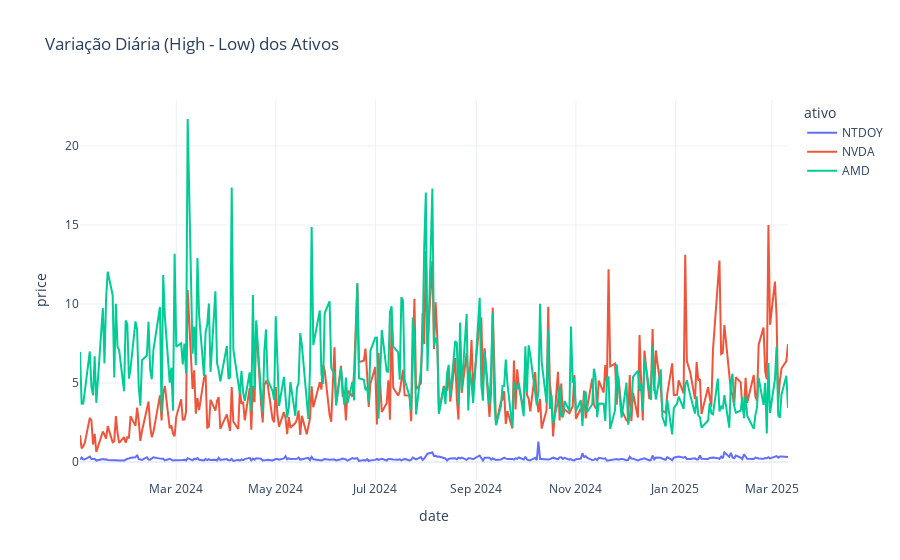

The cell this chart's notebook holds for it:
### Code cell
high_low_df = data['High-Low'].stack().reset_index()
high_low_df.columns = ['date', 'ativo', 'price'] 

fig = px.line(high_low_df, x="date", y="price", color='ativo', template='plotly_white',
              title='Variação Diária (High - Low) dos Ativos')
fig.show()

### Figure 1 — Plotly figure (JSON) as saved in the notebook; plotly's stock layout.template omitted (floating-point values rounded to 4 significant figures; data arrays with more than 128 entries replaced by an {"elided": "..."} marker saying what was removed)
{"data": [{"hovertemplate": "ativo=NTDOY<br>date=%{x}<br>price=%{y}<extra></extra>", "legendgroup": "NTDOY", "line": {"color": "#636efa", "dash": "solid"}, "marker": {"symbol": "circle"}, "mode": "lines", "name": "NTDOY", "orientation": "v", "showlegend": true, "type": "scatter", "x": {"elided": "298 str values"}, "xaxis": "x", "y": {"elided": "298 float values"}, "yaxis": "y"}, {"hovertemplate": "ativo=NVDA<br>date=%{x}<br>price=%{y}<extra></extra>", "legendgroup": "NVDA", "line": {"color": "#EF553B", "dash": "solid"}, "marker": {"symbol": "circle"}, "mode": "lines", "name": "NVDA", "orientation": "v", "showlegend": true, "type": "scatter", "x": {"elided": "298 str values"}, "xaxis": "x", "y": {"elided": "298 float values"}, "yaxis": "y"}, {"hovertemplate": "ativo=AMD<br>date=%{x}<br>price=%{y}<extra></extra>", "legendgroup": "AMD", "line": {"color": "#00cc96", "dash": "solid"}, "marker": {"symbol": "circle"}, "mode": "lines", "name": "AMD", "orientation": "v", "showlegend": true, "type": "scatter", "x": {"elided": "298 str values"}, "xaxis": "x", "y": {"elided": "298 float values"}, "yaxis": "y"}], "layout": {"autosize": true, "legend": {"title": {"text": "ativo"}, "tracegroupgap": 0}, "title": {"text": "Variação Diária (High - Low) dos Ativos"}, "xaxis": {"anchor": "y", "autorange": true, "domain": [0, 1], "range": ["2024-01-02", "2025-03-11"], "title": {"text": "date"}, "type": "date"}, "yaxis": {"anchor": "x", "autorange": true, "domain": [0, 1], "range": [-1.132, 22.9], "title": {"text": "price"}, "type": "linear"}}}
